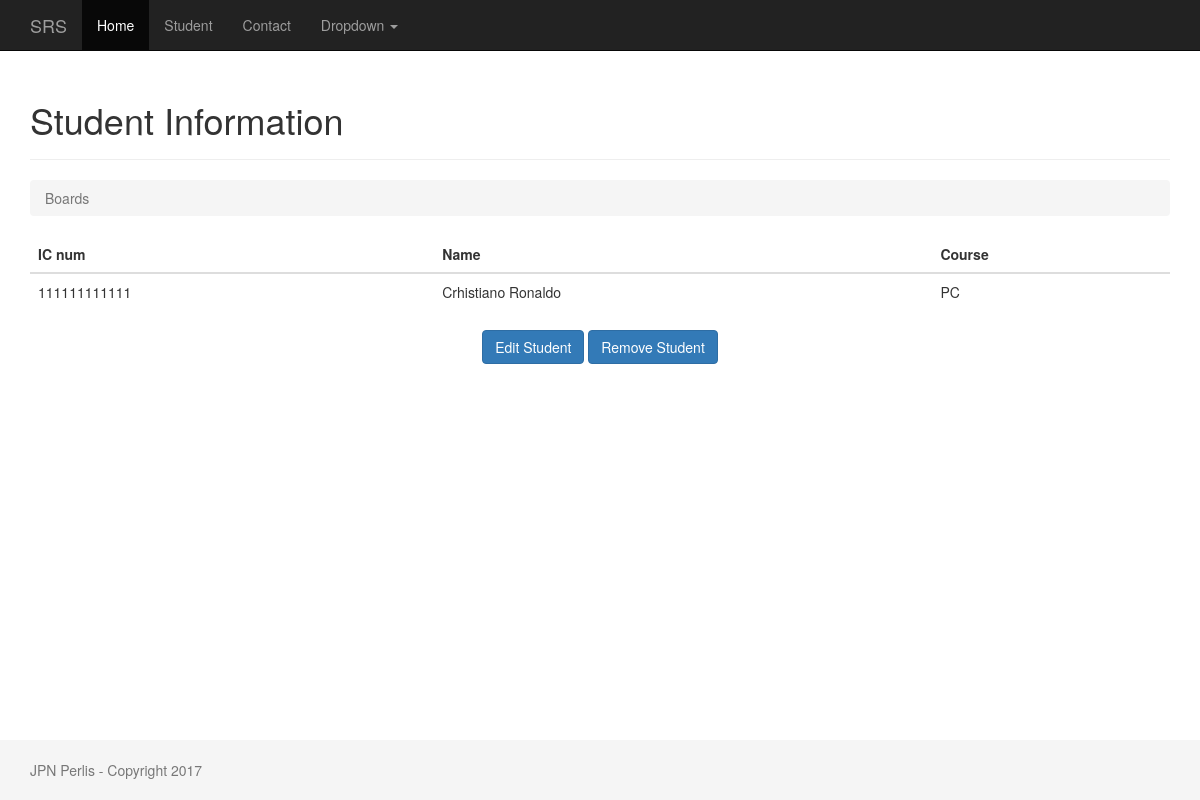
Screenshot of /student/1/ with the database file from the repository.
### student/models.py (models this page shows, shortened)
class Student(models.Model):
    PROGAMMING = 'PR'
    NETWORKING = 'NT'
    PCTECH = 'PC'
    COURSE_CHOICES = (
        (PROGAMMING, 'Programming'),
        (NETWORKING, 'Networking'),
        (PCTECH, 'PC Technichian'),
    )
    createdby = models.ForeignKey('auth.User',on_delete=models.CASCADE)
    icnum = models.CharField('ID Number',max_length=12,unique=True,blank=False,null=False)
    name = models.CharField('Name',max_length=300)
    course = models.CharField('Courserwork',max_length=2,choices=COURSE_CHOICES,default=PCTECH,)
    created_date = models.DateTimeField('Created Date',default=timezone.now)

### student/views.py (the view)
# urls.py: url(r'^(?P<pk>\d+)/$', views.student_detail, name='student_detail'),
def student_detail(request,pk):
    student = get_object_or_404(Student, pk=pk)
    return render(request, 'student/student_detail.html', {'student': student})

### templates/student/student_detail.html
{% extends 'baseproj.html' %}
{% block content %}
      <div class="page-header">
        <h1>Student Information</h1>
      </div>
      <ol class="breadcrumb my-4">
        <li class="breadcrumb-item active">Boards</li>
      </ol>
      <table class="table">
        <thead class="thead-inverse">
          <tr>
            <th>IC num</th>
            <th>Name</th>
            <th>Course</th>
          </tr>
        </thead>
        <tbody>
            <tr>
              <td>
                {{ student.icnum }}
              </td>
              <td class="align-middle">{{ student.name }}</td>
              <td class="align-middle">{{ student.course }}</td>
            </tr>
        </tbody>
	  </table>
    <p class="text-center">
      <a href="{% url 'student_edit' student.pk %}" class="btn btn-primary" >Edit Student</a>
      <a href="{% url 'student_remove' student.pk %}" class="btn btn-primary" >Remove Student</a>
    </p>
{% endblock %}

### static/css/sticky-footer-navbar.css (style rules this page uses)
html { position: relative; min-height: 100%; }
body { margin-bottom: 60px; }

### rows the page displays
Student: icnum "111111111111", name "Crhistiano Ronaldo", course "PC"
